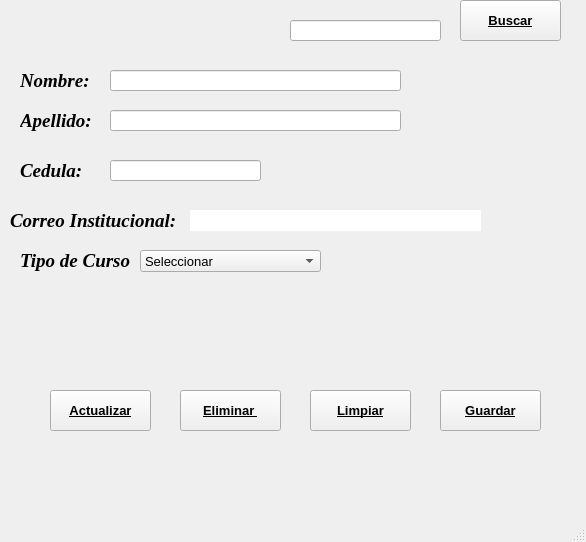
<?xml version="1.0" encoding="UTF-8"?>
<ui version="4.0">
 <class>vtnPrincipal</class>
 <widget class="QMainWindow" name="vtnPrincipal">
  <property name="geometry">
   <rect>
    <x>0</x>
    <y>0</y>
    <width>586</width>
    <height>542</height>
   </rect>
  </property>
  <property name="font">
   <font>
    <pointsize>10</pointsize>
   </font>
  </property>
  <property name="windowTitle">
   <string>Servicio Personas</string>
  </property>
  <widget class="QWidget" name="centralwidget">
   <widget class="QLabel" name="lblNombre">
    <property name="geometry">
     <rect>
      <x>20</x>
      <y>70</y>
      <width>69</width>
      <height>22</height>
     </rect>
    </property>
    <property name="font">
     <font>
      <family>Times New Roman</family>
      <pointsize>14</pointsize>
      <weight>75</weight>
      <italic>true</italic>
      <bold>true</bold>
     </font>
    </property>
    <property name="text">
     <string>Nombre:</string>
    </property>
   </widget>
   <widget class="QLabel" name="lblApellido">
    <property name="geometry">
     <rect>
      <x>20</x>
      <y>110</y>
      <width>74</width>
      <height>22</height>
     </rect>
    </property>
    <property name="font">
     <font>
      <family>Times New Roman</family>
      <pointsize>14</pointsize>
      <weight>75</weight>
      <italic>true</italic>
      <bold>true</bold>
     </font>
    </property>
    <property name="text">
     <string>Apellido:</string>
    </property>
   </widget>
   <widget class="QLineEdit" name="txtNombre">
    <property name="geometry">
     <rect>
      <x>110</x>
      <y>70</y>
      <width>291</width>
      <height>21</height>
     </rect>
    </property>
    <property name="maxLength">
     <number>20</number>
    </property>
   </widget>
   <widget class="QLineEdit" name="txtApellido">
    <property name="geometry">
     <rect>
      <x>110</x>
      <y>110</y>
      <width>291</width>
      <height>21</height>
     </rect>
    </property>
    <property name="font">
     <font>
      <pointsize>10</pointsize>
     </font>
    </property>
    <property name="maxLength">
     <number>20</number>
    </property>
   </widget>
   <widget class="QPushButton" name="btnGuardar">
    <property name="geometry">
     <rect>
      <x>440</x>
      <y>390</y>
      <width>101</width>
      <height>41</height>
     </rect>
    </property>
    <property name="font">
     <font>
      <pointsize>10</pointsize>
      <weight>75</weight>
      <bold>true</bold>
      <underline>true</underline>
     </font>
    </property>
    <property name="text">
     <string>Guardar</string>
    </property>
   </widget>
   <widget class="QLineEdit" name="txtCedula">
    <property name="geometry">
     <rect>
      <x>110</x>
      <y>160</y>
      <width>151</width>
      <height>21</height>
     </rect>
    </property>
    <property name="font">
     <font>
      <pointsize>10</pointsize>
     </font>
    </property>
    <property name="maxLength">
     <number>10</number>
    </property>
   </widget>
   <widget class="QLabel" name="lblCedula">
    <property name="geometry">
     <rect>
      <x>20</x>
      <y>160</y>
      <width>74</width>
      <height>22</height>
     </rect>
    </property>
    <property name="font">
     <font>
      <family>Times New Roman</family>
      <pointsize>14</pointsize>
      <weight>75</weight>
      <italic>true</italic>
      <bold>true</bold>
     </font>
    </property>
    <property name="text">
     <string>Cedula:</string>
    </property>
   </widget>
   <widget class="QPushButton" name="btnLimpiar">
    <property name="geometry">
     <rect>
      <x>310</x>
      <y>390</y>
      <width>101</width>
      <height>41</height>
     </rect>
    </property>
    <property name="font">
     <font>
      <pointsize>10</pointsize>
      <weight>75</weight>
      <bold>true</bold>
      <underline>true</underline>
     </font>
    </property>
    <property name="text">
     <string>Limpiar</string>
    </property>
   </widget>
   <widget class="QLabel" name="lblTipo_Curso">
    <property name="geometry">
     <rect>
      <x>20</x>
      <y>250</y>
      <width>131</width>
      <height>22</height>
     </rect>
    </property>
    <property name="font">
     <font>
      <family>Times New Roman</family>
      <pointsize>14</pointsize>
      <weight>75</weight>
      <italic>true</italic>
      <bold>true</bold>
     </font>
    </property>
    <property name="text">
     <string>Tipo de Curso </string>
    </property>
   </widget>
   <widget class="QComboBox" name="cbTipo_Curso">
    <property name="geometry">
     <rect>
      <x>140</x>
      <y>250</y>
      <width>181</width>
      <height>22</height>
     </rect>
    </property>
    <item>
     <property name="text">
      <string>Seleccionar</string>
     </property>
    </item>
    <item>
     <property name="text">
      <string>Presencial</string>
     </property>
    </item>
    <item>
     <property name="text">
      <string>Virtual </string>
     </property>
    </item>
   </widget>
   <widget class="QLabel" name="lblcorreo">
    <property name="geometry">
     <rect>
      <x>10</x>
      <y>210</y>
      <width>171</width>
      <height>22</height>
     </rect>
    </property>
    <property name="font">
     <font>
      <family>Times New Roman</family>
      <pointsize>14</pointsize>
      <weight>75</weight>
      <italic>true</italic>
      <bold>true</bold>
     </font>
    </property>
    <property name="text">
     <string>Correo Institucional:</string>
    </property>
   </widget>
   <widget class="QLineEdit" name="txtCorreo">
    <property name="geometry">
     <rect>
      <x>190</x>
      <y>210</y>
      <width>291</width>
      <height>21</height>
     </rect>
    </property>
    <property name="font">
     <font>
      <pointsize>10</pointsize>
     </font>
    </property>
    <property name="maxLength">
     <number>30</number>
    </property>
    <property name="frame">
     <bool>false</bool>
    </property>
   </widget>
   <widget class="QPushButton" name="btnBuscar">
    <property name="geometry">
     <rect>
      <x>460</x>
      <y>0</y>
      <width>101</width>
      <height>41</height>
     </rect>
    </property>
    <property name="font">
     <font>
      <pointsize>10</pointsize>
      <weight>75</weight>
      <bold>true</bold>
      <underline>true</underline>
     </font>
    </property>
    <property name="text">
     <string>Buscar</string>
    </property>
   </widget>
   <widget class="QPushButton" name="btnActualizar">
    <property name="geometry">
     <rect>
      <x>50</x>
      <y>390</y>
      <width>101</width>
      <height>41</height>
     </rect>
    </property>
    <property name="font">
     <font>
      <pointsize>10</pointsize>
      <weight>75</weight>
      <bold>true</bold>
      <underline>true</underline>
     </font>
    </property>
    <property name="text">
     <string>Actualizar</string>
    </property>
   </widget>
   <widget class="QPushButton" name="btnEliminar">
    <property name="geometry">
     <rect>
      <x>180</x>
      <y>390</y>
      <width>101</width>
      <height>41</height>
     </rect>
    </property>
    <property name="font">
     <font>
      <pointsize>10</pointsize>
      <weight>75</weight>
      <bold>true</bold>
      <underline>true</underline>
     </font>
    </property>
    <property name="text">
     <string>Eliminar </string>
    </property>
   </widget>
   <widget class="QLineEdit" name="txtBuscar_Cedula">
    <property name="geometry">
     <rect>
      <x>290</x>
      <y>20</y>
      <width>151</width>
      <height>21</height>
     </rect>
    </property>
    <property name="font">
     <font>
      <pointsize>10</pointsize>
     </font>
    </property>
    <property name="maxLength">
     <number>10</number>
    </property>
   </widget>
   <zorder>txtBuscar_Cedula</zorder>
   <zorder>lblApellido</zorder>
   <zorder>txtNombre</zorder>
   <zorder>txtApellido</zorder>
   <zorder>btnGuardar</zorder>
   <zorder>txtCedula</zorder>
   <zorder>lblCedula</zorder>
   <zorder>btnLimpiar</zorder>
   <zorder>lblTipo_Curso</zorder>
   <zorder>cbTipo_Curso</zorder>
   <zorder>lblcorreo</zorder>
   <zorder>txtCorreo</zorder>
   <zorder>btnBuscar</zorder>
   <zorder>btnActualizar</zorder>
   <zorder>btnEliminar</zorder>
   <zorder>lblNombre</zorder>
  </widget>
  <widget class="QStatusBar" name="statusbar"/>
 </widget>
 <tabstops>
  <tabstop>txtNombre</tabstop>
  <tabstop>txtApellido</tabstop>
  <tabstop>txtCedula</tabstop>
  <tabstop>txtCorreo</tabstop>
  <tabstop>cbTipo_Curso</tabstop>
  <tabstop>btnGuardar</tabstop>
  <tabstop>btnLimpiar</tabstop>
  <tabstop>btnEliminar</tabstop>
  <tabstop>btnActualizar</tabstop>
  <tabstop>btnBuscar</tabstop>
 </tabstops>
 <resources/>
 <connections/>
</ui>
